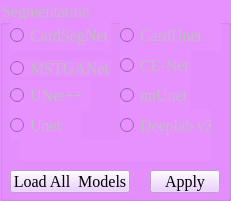
   <widget class="QGroupBox" name="segmentation_box">
    <property name="enabled">
     <bool>false</bool>
    </property>
    <property name="geometry">
     <rect>
      <x>170</x>
      <y>10</y>
      <width>231</width>
      <height>201</height>
     </rect>
    </property>
    <property name="font">
     <font>
      <family>Times New Roman</family>
      <pointsize>12</pointsize>
      <weight>9</weight>
      <italic>false</italic>
      <bold>false</bold>
     </font>
    </property>
    <property name="styleSheet">
     <string notr="true"> font: 75 12pt &quot;Times New Roman&quot;; ;background-color: rgb(231, 144, 255);</string>
    </property>
    <property name="title">
     <string>Segmentation</string>
    </property>
    <widget class="QRadioButton" name="segmentor3">
     <property name="enabled">
      <bool>false</bool>
     </property>
     <property name="geometry">
      <rect>
       <x>10</x>
       <y>60</y>
       <width>101</width>
       <height>17</height>
      </rect>
     </property>
     <property name="font">
      <font>
       <family>Times New Roman</family>
       <pointsize>12</pointsize>
       <weight>9</weight>
       <italic>false</italic>
       <bold>false</bold>
      </font>
     </property>
     <property name="styleSheet">
      <string notr="true">font: 75 12pt &quot;Times New Roman&quot;;</string>
     </property>
     <property name="text">
      <string>MSTGANet</string>
     </property>
    </widget>
    <widget class="QRadioButton" name="segmentor1">
     <property name="enabled">
      <bool>false</bool>
     </property>
     <property name="geometry">
      <rect>
       <x>10</x>
       <y>20</y>
       <width>101</width>
       <height>31</height>
      </rect>
     </property>
     <property name="font">
      <font>
       <family>Times New Roman</family>
       <pointsize>12</pointsize>
       <weight>9</weight>
       <italic>false</italic>
       <bold>false</bold>
      </font>
     </property>
     <property name="styleSheet">
      <string notr="true">font: 75 12pt &quot;Times New Roman&quot;;</string>
     </property>
     <property name="text">
      <string>CardSegNet</string>
     </property>
    </widget>
    <widget class="QPushButton" name="applysegmentation">
     <property name="enabled">
      <bool>false</bool>
     </property>
     <property name="geometry">
      <rect>
       <x>150</x>
       <y>170</y>
       <width>70</width>
       <height>23</height>
      </rect>
     </property>
     <property name="font">
      <font>
       <family>Times New Roman</family>
       <pointsize>12</pointsize>
       <weight>9</weight>
       <italic>false</italic>
       <bold>false</bold>
      </font>
     </property>
     <property name="styleSheet">
      <string notr="true">color: rgb(0, 0, 0); background-color: rgb(231, 194, 255);font: 75 12pt &quot;Times New Roman&quot;;</string>
     </property>
     <property name="text">
      <string>Apply</string>
     </property>
    </widget>
    <widget class="QLabel" name="label_pre_2">
     <property name="enabled">
      <bool>false</bool>
     </property>
     <property name="geometry">
      <rect>
       <x>20</x>
       <y>140</y>
       <width>191</width>
       <height>21</height>
      </rect>
     </property>
     <property name="font">
      <font>
       <family>Times New Roman</family>
       <pointsize>12</pointsize>
       <weight>9</weight>
       <italic>false</italic>
       <bold>false</bold>
      </font>
     </property>
     <property name="styleSheet">
      <string notr="true">font: 75 12pt &quot;Times New Roman&quot;;</string>
     </property>
     <property name="text">
      <string/>
     </property>
    </widget>
    <widget class="QRadioButton" name="segmentor5">
     <property name="enabled">
      <bool>false</bool>
     </property>
     <property name="geometry">
      <rect>
       <x>10</x>
       <y>80</y>
       <width>81</width>
       <height>31</height>
      </rect>
     </property>
     <property name="font">
      <font>
       <family>Times New Roman</family>
       <pointsize>12</pointsize>
       <weight>9</weight>
       <italic>false</italic>
       <bold>false</bold>
      </font>
     </property>
     <property name="styleSheet">
      <string notr="true">font: 75 12pt &quot;Times New Roman&quot;;</string>
     </property>
     <property name="text">
      <string>UNet++</string>
     </property>
    </widget>
    <widget class="QRadioButton" name="segmentor6">
     <property name="enabled">
      <bool>false</bool>
     </property>
     <property name="geometry">
      <rect>
       <x>120</x>
       <y>80</y>
       <width>71</width>
       <height>31</height>
      </rect>
     </property>
     <property name="font">
      <font>
       <family>Times New Roman</family>
       <pointsize>12</pointsize>
       <weight>9</weight>
       <italic>false</italic>
       <bold>false</bold>
      </font>
     </property>
     <property name="styleSheet">
      <string notr="true">font: 75 12pt &quot;Times New Roman&quot;;</string>
     </property>
     <property name="text">
      <string>nnUnet</string>
     </property>
    </widget>
    <widget class="QRadioButton" name="segmentor4">
     <property name="enabled">
      <bool>false</bool>
     </property>
     <property name="geometry">
      <rect>
       <x>120</x>
       <y>50</y>
       <width>71</width>
       <height>30</height>
      </rect>
     </property>
     <property name="font">
      <font>
       <family>Times New Roman</family>
       <pointsize>12</pointsize>
       <weight>9</weight>
       <italic>false</italic>
       <bold>false</bold>
      </font>
     </property>
     <property name="styleSheet">
      <string notr="true">font: 75 12pt &quot;Times New Roman&quot;;</string>
     </property>
     <property name="text">
      <string>CE-Net</string>
     </property>
    </widget>
    <widget class="QRadioButton" name="segmentor8">
     <property name="enabled">
      <bool>false</bool>
     </property>
     <property name="geometry">
      <rect>
       <x>120</x>
       <y>110</y>
       <width>91</width>
       <height>31</height>
      </rect>
     </property>
     <property name="font">
      <font>
       <family>Times New Roman</family>
       <pointsize>12</pointsize>
       <weight>9</weight>
       <italic>false</italic>
       <bold>false</bold>
      </font>
     </property>
     <property name="styleSheet">
      <string notr="true">font: 75 12pt &quot;Times New Roman&quot;;</string>
     </property>
     <property name="text">
      <string>Deeplab v3</string>
     </property>
    </widget>
    <widget class="QRadioButton" name="segmentor7">
     <property name="enabled">
      <bool>false</bool>
     </property>
     <property name="geometry">
      <rect>
       <x>10</x>
       <y>110</y>
       <width>71</width>
       <height>31</height>
      </rect>
     </property>
     <property name="font">
      <font>
       <family>Times New Roman</family>
       <pointsize>12</pointsize>
       <weight>9</weight>
       <italic>false</italic>
       <bold>false</bold>
      </font>
     </property>
     <property name="styleSheet">
      <string notr="true">font: 75 12pt &quot;Times New Roman&quot;;</string>
     </property>
     <property name="text">
      <string>Unet </string>
     </property>
    </widget>
    <widget class="QRadioButton" name="segmentor2">
     <property name="enabled">
      <bool>false</bool>
     </property>
     <property name="geometry">
      <rect>
       <x>120</x>
       <y>20</y>
       <width>101</width>
       <height>31</height>
      </rect>
     </property>
     <property name="font">
      <font>
       <family>Times New Roman</family>
       <pointsize>12</pointsize>
       <weight>9</weight>
       <italic>false</italic>
       <bold>false</bold>
      </font>
     </property>
     <property name="styleSheet">
      <string notr="true">font: 75 12pt &quot;Times New Roman&quot;;</string>
     </property>
     <property name="text">
      <string>CardUnet </string>
     </property>
    </widget>
    <widget class="QPushButton" name="load_models">
     <property name="enabled">
      <bool>false</bool>
     </property>
     <property name="geometry">
      <rect>
       <x>10</x>
       <y>170</y>
       <width>120</width>
       <height>23</height>
      </rect>
     </property>
     <property name="font">
      <font>
       <family>Times New Roman</family>
       <pointsize>12</pointsize>
       <weight>9</weight>
       <italic>false</italic>
       <bold>false</bold>
      </font>
     </property>
     <property name="styleSheet">
      <string notr="true">font: 75 12pt &quot;Times New Roman&quot;;color: rgb(0, 0, 0); background-color: rgb(231, 194, 255);font: </string>
     </property>
     <property name="text">
      <string>Load All  Models</string>
     </property>
    </widget>
   </widget>
